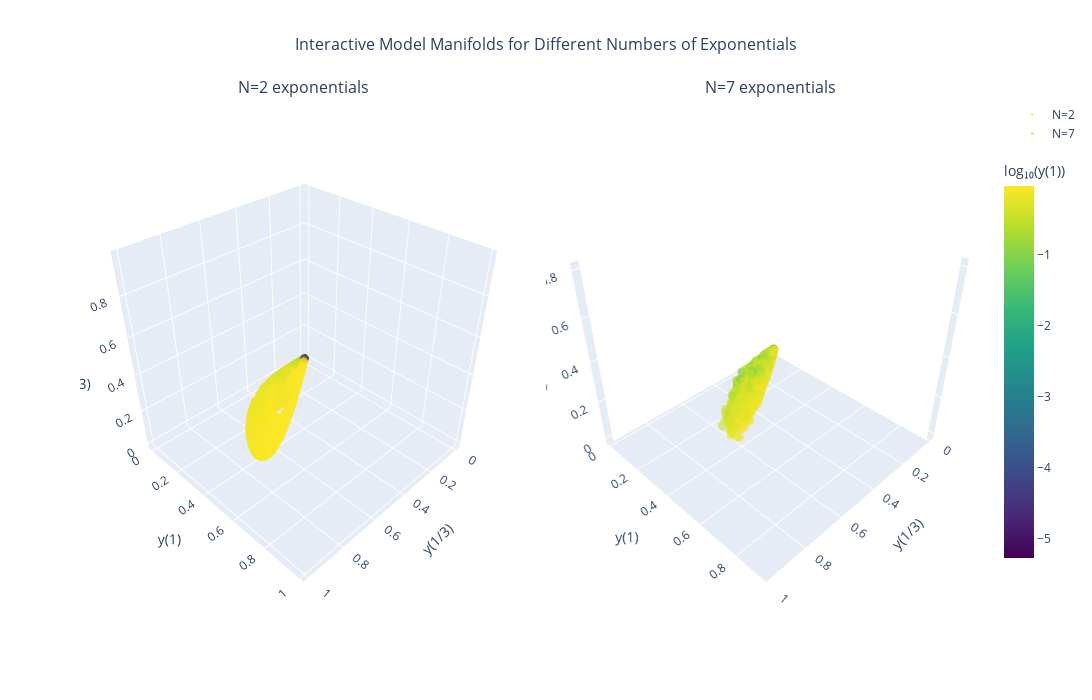

The cell this chart's notebook holds for it:
### Code cell
import numpy as np
import plotly.graph_objects as go
from plotly.subplots import make_subplots

# --- Model ---
def y_theta(t, thetas):
    """Mean of N decaying exponentials with parameters `thetas`."""
    thetas = np.array(thetas)
    return np.mean(np.exp(-np.outer(thetas, t)), axis=0)

# --- Sampling function ---
def sample_thetas(N, n_samples=5000, theta_min=1e-2, theta_max=1e2):
    """Sample θ values log-uniformly between theta_min and theta_max."""
    log_min, log_max = np.log10(theta_min), np.log10(theta_max)
    return 10**np.random.uniform(log_min, log_max, size=(n_samples, N))

# --- Parameters ---
T = np.array([1/3, 1, 3])
theta_min, theta_max = 1e-2, 1e2

# Create subplots for N=2 and N=7
fig = make_subplots(
    rows=1, cols=2,
    specs=[[{'type': 'scatter3d'}, {'type': 'scatter3d'}]],
    subplot_titles=('N=2 exponentials', 'N=7 exponentials'),
    horizontal_spacing=0.02
)

colors = ['blue', 'red']
for i, N in enumerate([2, 7]):
    thetas_all = sample_thetas(N, n_samples=5000, theta_min=theta_min, theta_max=theta_max)

    # Compute model outputs for each random parameter vector
    Y = np.array([y_theta(T, th) for th in thetas_all])

    # Add 3D scatter plot
    fig.add_trace(
        go.Scatter3d(
            x=Y[:,0], 
            y=Y[:,1], 
            z=Y[:,2],
            mode='markers',
            marker=dict(
                size=3,
                color=np.log10(Y[:,1]),
                colorscale='Viridis',
                opacity=0.6,
                colorbar=dict(
                    title="log₁₀(y(1))",
                    x=0.45 + i*0.55,  # Position colorbar for each subplot
                    len=0.8
                ) if i == 1 else None,  # Only show colorbar for second plot
                showscale=True if i == 1 else False
            ),
            name=f'N={N}',
            hovertemplate=f'<b>N={N}</b><br>y(1/3): %{{x:.3f}}<br>y(1): %{{y:.3f}}<br>y(3): %{{z:.3f}}<extra></extra>'
        ),
        row=1, col=i+1
    )

# Update layout
fig.update_layout(
    title={
        'text': 'Interactive Model Manifolds for Different Numbers of Exponentials',
        'x': 0.5,
        'xanchor': 'center',
        'font': {'size': 16}
    },
    width=1400,
    height=700,
    showlegend=True
)

# Update 3D scene properties for both subplots
for i in range(2):
    fig.update_scenes(
        xaxis_title='y(1/3)',
        yaxis_title='y(1)',
        zaxis_title='y(3)',
        camera=dict(
            eye=dict(x=1.5, y=1.5, z=1.5)
        ),
        row=1, col=i+1
    )

fig.show()

### Figure 1 — Plotly figure (JSON) as saved in the notebook; plotly's stock layout.template omitted (floating-point values rounded to 4 significant figures; data arrays with more than 128 entries replaced by an {"elided": "..."} marker saying what was removed)
{"data": [{"hovertemplate": "<b>N=2</b><br>y(1/3): %{x:.3f}<br>y(1): %{y:.3f}<br>y(3): %{z:.3f}<extra></extra>", "marker": {"color": {"elided": "5000 float values"}, "colorscale": [[0, "#440154"], [0.1111, "#482878"], [0.2222, "#3e4989"], [0.3333, "#31688e"], [0.4444, "#26828e"], [0.5556, "#1f9e89"], [0.6667, "#35b779"], [0.7778, "#6ece58"], [0.8889, "#b5de2b"], [1, "#fde725"]], "opacity": 0.6, "showscale": false, "size": 3}, "mode": "markers", "name": "N=2", "scene": "scene", "type": "scatter3d", "x": {"elided": "5000 float values"}, "y": {"elided": "5000 float values"}, "z": {"elided": "5000 float values"}}, {"hovertemplate": "<b>N=7</b><br>y(1/3): %{x:.3f}<br>y(1): %{y:.3f}<br>y(3): %{z:.3f}<extra></extra>", "marker": {"color": {"elided": "5000 float values"}, "colorbar": {"len": 0.8, "title": {"text": "log₁₀(y(1))"}, "x": 1}, "colorscale": [[0, "#440154"], [0.1111, "#482878"], [0.2222, "#3e4989"], [0.3333, "#31688e"], [0.4444, "#26828e"], [0.5556, "#1f9e89"], [0.6667, "#35b779"], [0.7778, "#6ece58"], [0.8889, "#b5de2b"], [1, "#fde725"]], "opacity": 0.6, "showscale": true, "size": 3}, "mode": "markers", "name": "N=7", "scene": "scene2", "type": "scatter3d", "x": {"elided": "5000 float values"}, "y": {"elided": "5000 float values"}, "z": {"elided": "5000 float values"}}], "layout": {"annotations": [{"font": {"size": 16}, "showarrow": false, "text": "N=2 exponentials", "x": 0.245, "xanchor": "center", "xref": "paper", "y": 1, "yanchor": "bottom", "yref": "paper"}, {"font": {"size": 16}, "showarrow": false, "text": "N=7 exponentials", "x": 0.755, "xanchor": "center", "xref": "paper", "y": 1, "yanchor": "bottom", "yref": "paper"}], "height": 700, "scene": {"camera": {"eye": {"x": 1.5, "y": 1.5, "z": 1.5}}, "domain": {"x": [0, 0.49], "y": [0, 1]}, "xaxis": {"title": {"text": "y(1/3)"}}, "yaxis": {"title": {"text": "y(1)"}}, "zaxis": {"title": {"text": "y(3)"}}}, "scene2": {"camera": {"eye": {"x": 1.5, "y": 1.5, "z": 1.5}}, "domain": {"x": [0.51, 1], "y": [0, 1]}, "xaxis": {"title": {"text": "y(1/3)"}}, "yaxis": {"title": {"text": "y(1)"}}, "zaxis": {"title": {"text": "y(3)"}}}, "showlegend": true, "title": {"font": {"size": 16}, "text": "Interactive Model Manifolds for Different Numbers of Exponentials", "x": 0.5, "xanchor": "center"}, "width": 1400}}
